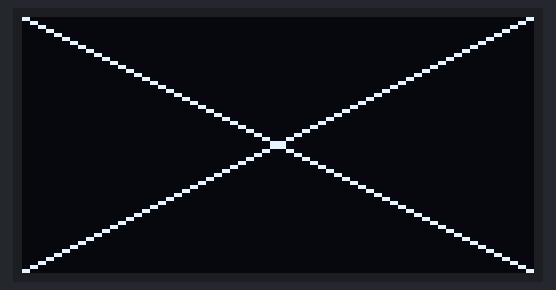
The program below on a simulated ESP32. Shown: 128×64 one-colour display.

Above: at 0.1 s.
At 2.2 s:
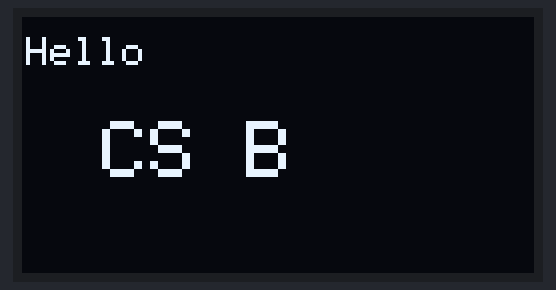
At 4.2 s:
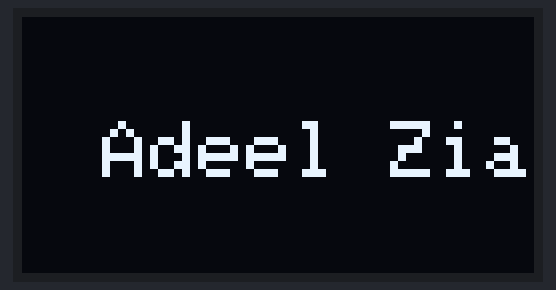

Measured:
- by itself, everything shown: repeats every 6.1 s, in 4 steps
- what the display in image 1 shows lasts 2.0 s, from 2.1 s to 4.1 s

The program:

main.cpp
```cpp
//WEEK 4 LECTURE 3
//OLED Display

//M.ADEEL ZIA     23-NTU-CS-1057

#include <Wire.h>
#include <Adafruit_GFX.h>
#include <Adafruit_SSD1306.h>

// ---- OLED setup ----
#define SCREEN_WIDTH 128
#define SCREEN_HEIGHT 64
#define OLED_ADDR 0x3C


Adafruit_SSD1306 display(SCREEN_WIDTH, SCREEN_HEIGHT, &Wire, -1);


void setup() {
  Wire.begin(21, 22); // ESP32 default I2C pins (SDA=21, SCL=22)

  if (!display.begin(SSD1306_SWITCHCAPVCC, OLED_ADDR)) {
    // If it fails, check wiring and address (0x3C/0x3D)
    for (;;);
  }

  display.clearDisplay();

}

void loop() {


  display.clearDisplay();
  display.drawLine(0, 0, 127, 63, SSD1306_WHITE);
  display.drawLine(0, 63, 127, 0, SSD1306_WHITE);
  display.display();
  delay(2000);
  display.clearDisplay();

  display.setTextSize(1);
  display.setTextColor(SSD1306_WHITE);
  display.setCursor(1, 5);
  display.println("Hello");
  display.display();


  display.setTextSize(2);
  display.setTextColor(SSD1306_WHITE);
  display.setCursor(20, 26);
  display.println("CS B");
  display.display();
  delay(2000);
  display.clearDisplay();

  display.setTextSize(2);
  display.setTextColor(SSD1306_WHITE);
  display.setCursor(20, 26);
  display.println("Adeel Zia");
  display.display();
  delay(2000);
}
```
